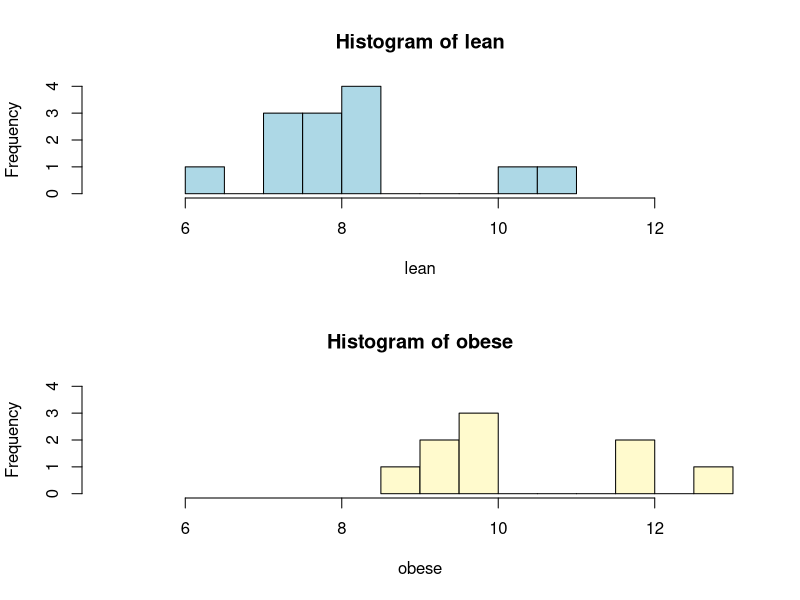
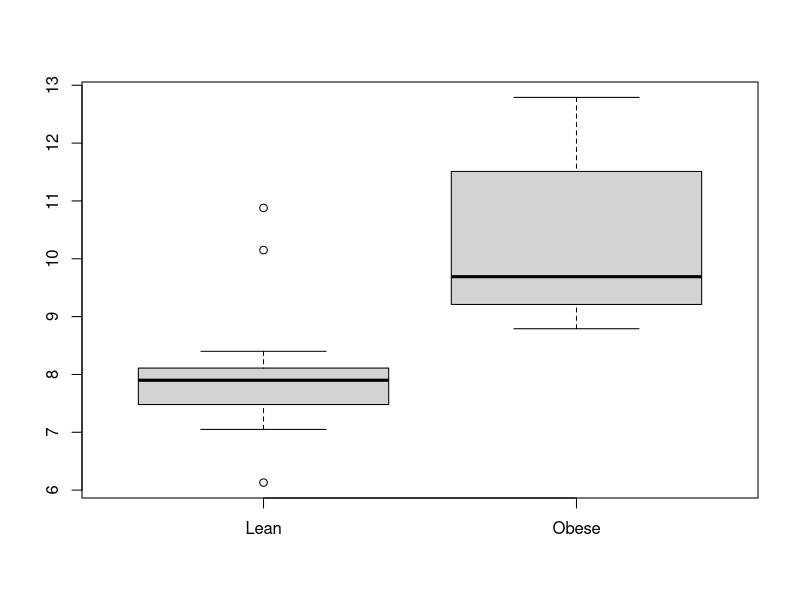
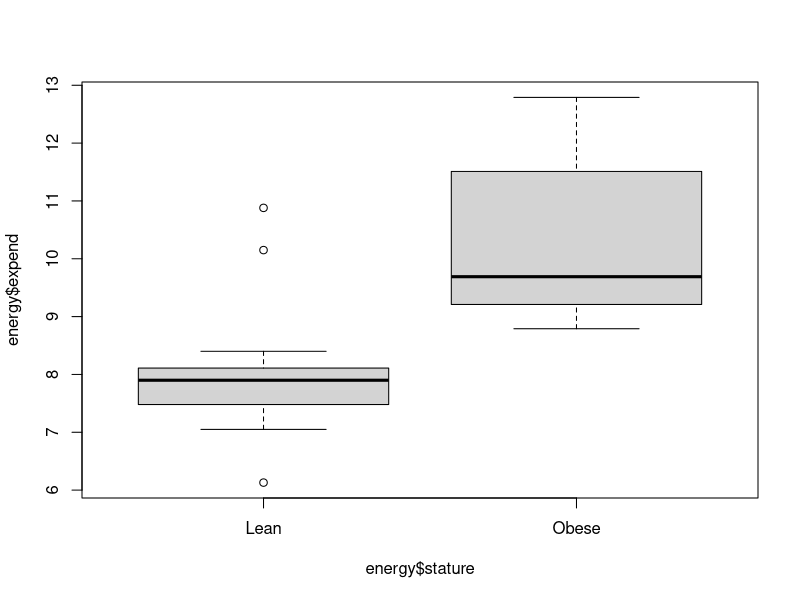
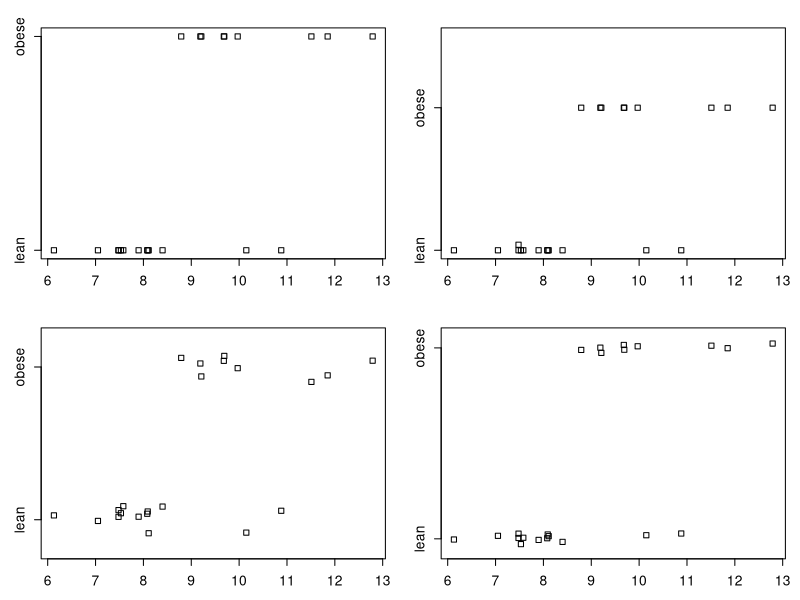

Recreate these plots in R, in order. (Note: this script raises an error after producing the figures.)

# Create dataframe from data file.
energy <- read.csv("energy_expend.csv", stringsAsFactors = FALSE)

# Two ways to create separate vectors for each stature factor.
lst <- split(energy$expend, energy$stature)

lean  <- energy$expend[energy$stature == "lean"]
obese <- energy$expend[energy$stature == "obese"]

# Set graphic device parameters to 2 rows and 1 column.
par(mfrow = c(2, 1))    

# Graph the two vectors.
hist(lean, breaks = 10, xlim = c(5, 13), ylim = c(0, 4), col = "lightblue")
hist(obese, breaks = 10, xlim = c(5, 13), ylim = c(0, 4), col = "lemonchiffon")

# Restore graphic device to 1 row, 1 column.
par(mfrow = c(1, 1))    

# Two ways to create the boxplot.
boxplot(lean, obese, names = c("Lean","Obese"))
boxplot(energy$expend ~ energy$stature, names = c("Lean","Obese"))

# Create four stripcharts.
opar <- par(no.readonly = TRUE)
par(mfrow = c(2,2), mex = 0.8, mar = c(3, 3, 2, 1) + .1)

stripchart(energy$expend ~ energy$stature)
stripchart(energy$expend ~ energy$stature, method = "stack")
stripchart(energy$expend ~ energy$stature, method = "jitter")
stripchart(energy$expend ~ energy$stature, method = "jitter", jitter = .03)

par() <- opar
